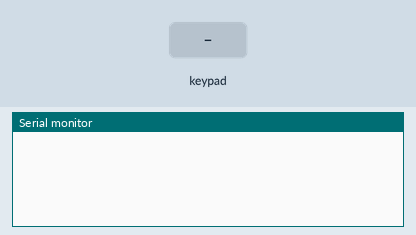
Recording of a sketch running on a simulated ESP32. Shown: the last lines printed to the serial monitor. Inputs (shaded band) come from the test bench.

Above: at 1.2 s.
1.3 s: key '1' pressed
At 2.5 s:
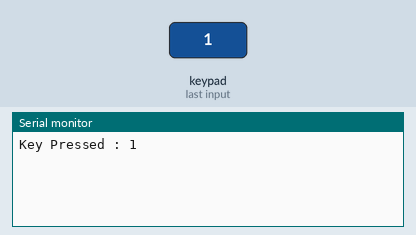
2.8 s: keypad keys 1 2 1 4 2 7 2 6 # pressed 0.4 s apart
At 7.2 s:
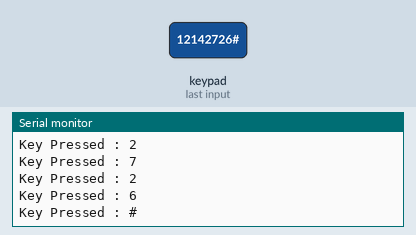
7.9 s: key 'A' pressed
At 8.8 s:
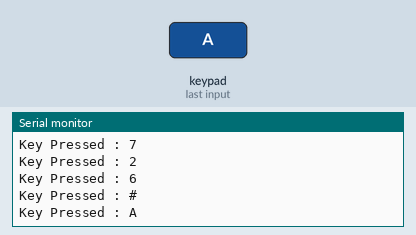
9.4 s: keypad keys 1 2 1 4 2 7 2 6 * pressed 0.4 s apart
At 13.8 s:
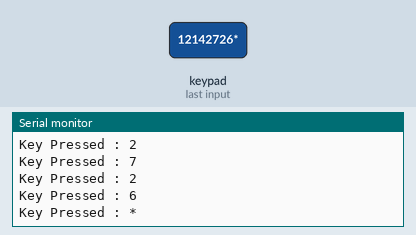
14.5 s: key 'B' pressed
At 14.9 s:
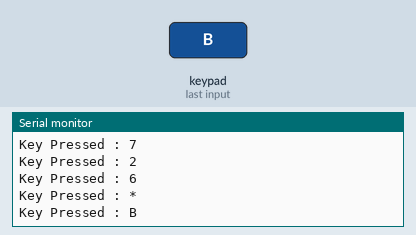
16.0 s: keypad keys 1 2 1 4 2 7 2 6 D pressed 0.4 s apart
At 19.9 s:
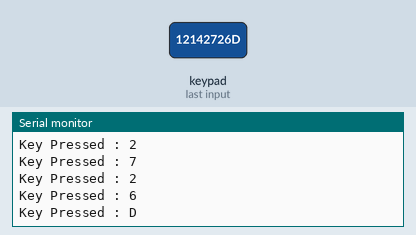
Timing chart, 0 to 21.4 s (numbered marks = the images above; inputs shaded):
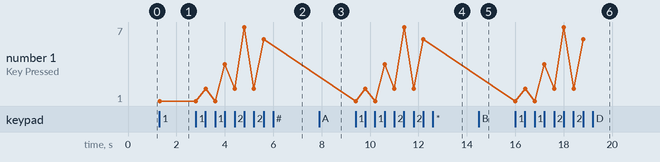

Measured:
- after the input at 1.3 s, the serial monitor: prints a new line at once (image 1)
- after the input at 2.8 s, the serial monitor: prints a new line after 0.41 s (image 2)
- after the input at 7.9 s, the serial monitor: prints a new line at once (image 3)
- after the input at 9.4 s, the serial monitor: prints a new line at once (image 4)
- after the input at 14.5 s, the serial monitor: prints a new line at once (image 5)
- after the input at 16.0 s, the serial monitor: prints a new line at once (image 6)
- plotted number 1: 1 → 6 after the input at 2.8 s

The sketch:

Keypad_ESP32.ino
```cpp
//Code for 4×4 Keypad
#include <Keypad.h>
  // some thing wrong, GPIO 35 don't work
const byte ROWS = 4; //four rows
const byte COLS = 4; //four columns

char keys[ROWS][COLS] = {
  {'1','2','3','A'},
  {'4','5','6','B'},
  {'7','8','9','C'},
  {'*','0','#','D'}
};

byte rowPins[ROWS] = {12, 14, 27, 26}; //connect to the row pinouts of the keypad
byte colPins[COLS] = {25, 33, 32, 13}; //connect to the column pinouts of the keypad

//Create an object of keypad
Keypad keypad = Keypad( makeKeymap(keys), rowPins, colPins, ROWS, COLS );

void setup(){
  Serial.begin(9600);
}

void loop(){
  char key = keypad.getKey();// Read the key

  // Print if key pressed
  if (key){
    Serial.print("Key Pressed : ");
    Serial.println(key);
  }
}
```
